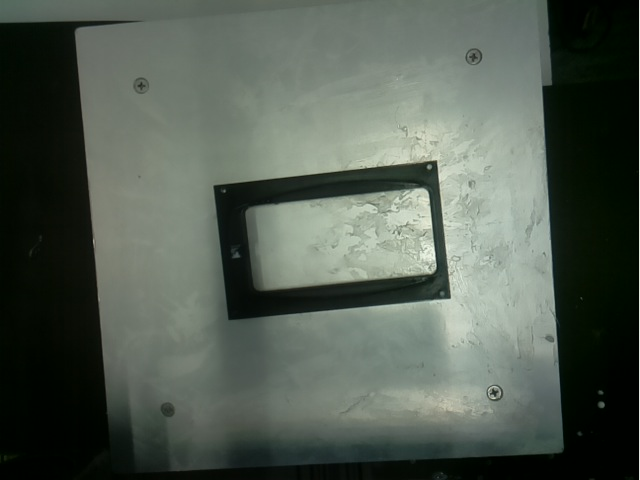
#> input picture snapshot.jpg, 640 x 480 px
$ python test_coin.py
#> lines starting #> are read from the running program, lines starting #| are printed output that depends on the picture; after the words box and inside, x2 and y2 are one past the last pixel; in counts of white or black regions, pixels touching at a corner belong together
import cv2
import numpy as np

def detect_corners_interactive(image_path):
    """
    Détection interactive des coins (points) sur une image.
    Permet de régler les paramètres en temps réel pour améliorer la détection.
    :param image_path: Chemin de l'image à analyser.
    """
#> called with image_path = 'snapshot.jpg'
    # Charger l'image
    image = cv2.imread(image_path)
#> image is the input picture: shape (480, 640, 3); mean B, G, R 81.6, 91.4, 82
    if image is None:
        print("Erreur : Impossible de charger l'image.")
        return

    # Convertir en niveaux de gris
    gray = cv2.cvtColor(image, cv2.COLOR_BGR2GRAY)

    # Appliquer un flou pour réduire le bruit
    blurred = cv2.GaussianBlur(gray, (5, 5), 0)

    # Créer une fenêtre interactive pour régler les paramètres
    def nothing(x):
        pass

    cv2.namedWindow("Parameters")
    cv2.createTrackbar("Canny Threshold1", "Parameters", 50, 255, nothing)
    cv2.createTrackbar("Canny Threshold2", "Parameters", 150, 255, nothing)
    cv2.createTrackbar("Epsilon (%)", "Parameters", 2, 10, nothing)  # % de l'arc longueur
    cv2.createTrackbar("Min Area", "Parameters", 100, 1000, nothing)  # Aire min des contours

    while True:
        # Lire les paramètres interactifs
        threshold1 = cv2.getTrackbarPos("Canny Threshold1", "Parameters")
        threshold2 = cv2.getTrackbarPos("Canny Threshold2", "Parameters")
        epsilon_percent = cv2.getTrackbarPos("Epsilon (%)", "Parameters") / 100
        min_area = cv2.getTrackbarPos("Min Area", "Parameters")

        # Appliquer la détection des bords avec Canny
        edges = cv2.Canny(blurred, threshold1, threshold2)
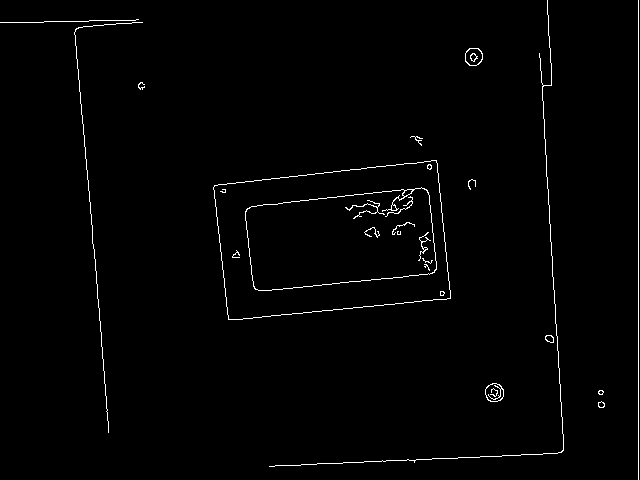
#> edges: shape (480, 640); 1.3% white in thin lines or dots

        # Trouver les contours
        contours, _ = cv2.findContours(edges, cv2.RETR_EXTERNAL, cv2.CHAIN_APPROX_SIMPLE)
#> contours = 13 contours, 8 with area under 20; largest, box (x1, y1, x2, y2) and area: (213, 160, 451, 320) 30708, (485, 383, 504, 402) 267, (465, 48, 483, 66) 248, (545, 335, 554, 343) 47, (598, 401, 605, 408) 30

        # Filtrer les contours par aire et approximer les coins
        corners = []
        for contour in contours:
            if cv2.contourArea(contour) >= min_area:
                epsilon = epsilon_percent * cv2.arcLength(contour, True)
                approx = cv2.approxPolyDP(contour, epsilon, True)
                corners.extend([(point[0][0], point[0][1]) for point in approx])
#> this loop made 13 passes
#> (epsilon, approx) on pass 6: (14.95, [[436, 160], [214, 185], [228, 319], [450, 298]])
#> epsilon on passes 3, 9: 1.23, 1.16
#> after the loop, corners = [(488, 385), (485, 389), (487, 399), (490, 401), (500, 400), (503, 396), (503, 389), (501, 386), (496, 383), (436, 160), (214, 185), (228, 319), (450, 298), (469, 48), (465, 53), (465, 61), (469, 65), (476, 65), (481, 61), (482, 53), (478, 48)]

        # Annoter l'image avec les coins détectés
        annotated_image = image.copy()
        for idx, (x, y) in enumerate(corners):
            cv2.circle(annotated_image, (x, y), 5, (0, 255, 0), -1)  # Point vert
            cv2.putText(
                annotated_image, str(idx + 1), (x + 10, y - 10),
                cv2.FONT_HERSHEY_SIMPLEX, 0.5, (255, 255, 255), 1
            )
#> this loop made 21 passes
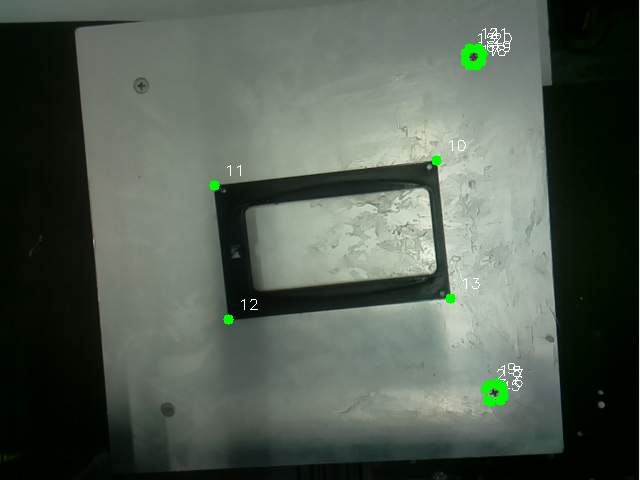
#> annotated_image: shape (480, 640, 3); 0.64% of pixels changed, all inside (x1, y1, x2, y2) = (209, 28, 523, 407)

        # Afficher l'image avec les coins détectés
        cv2.imshow("Detected Corners", annotated_image)

        # Appuyez sur 'ESC' pour quitter
        key = cv2.waitKey(1)
#> (key Esc is pressed here)
        if key == 27:  # ESC pour quitter
            break

    cv2.destroyAllWindows()

# Exemple d'appel
detect_corners_interactive("snapshot.jpg")
